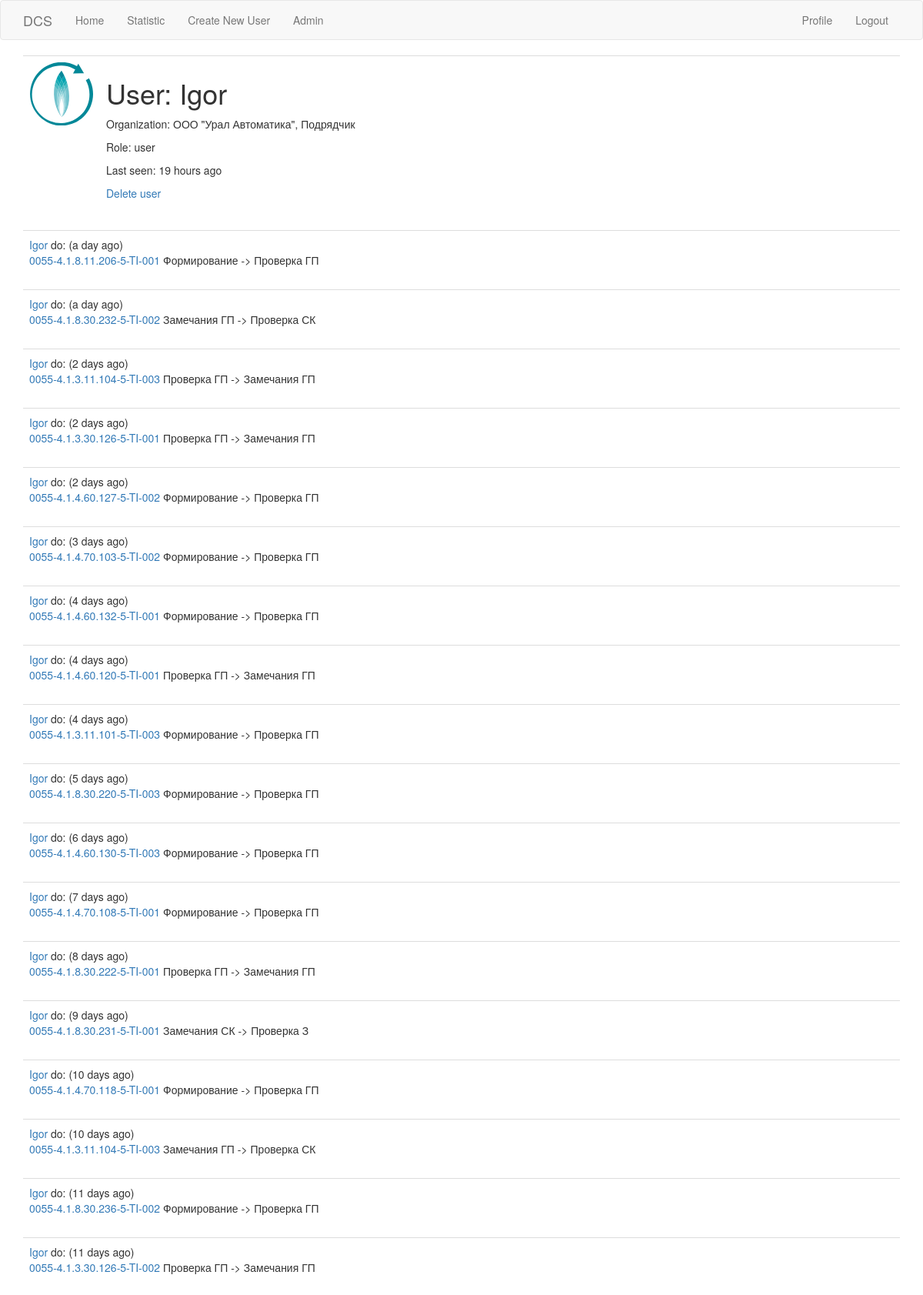
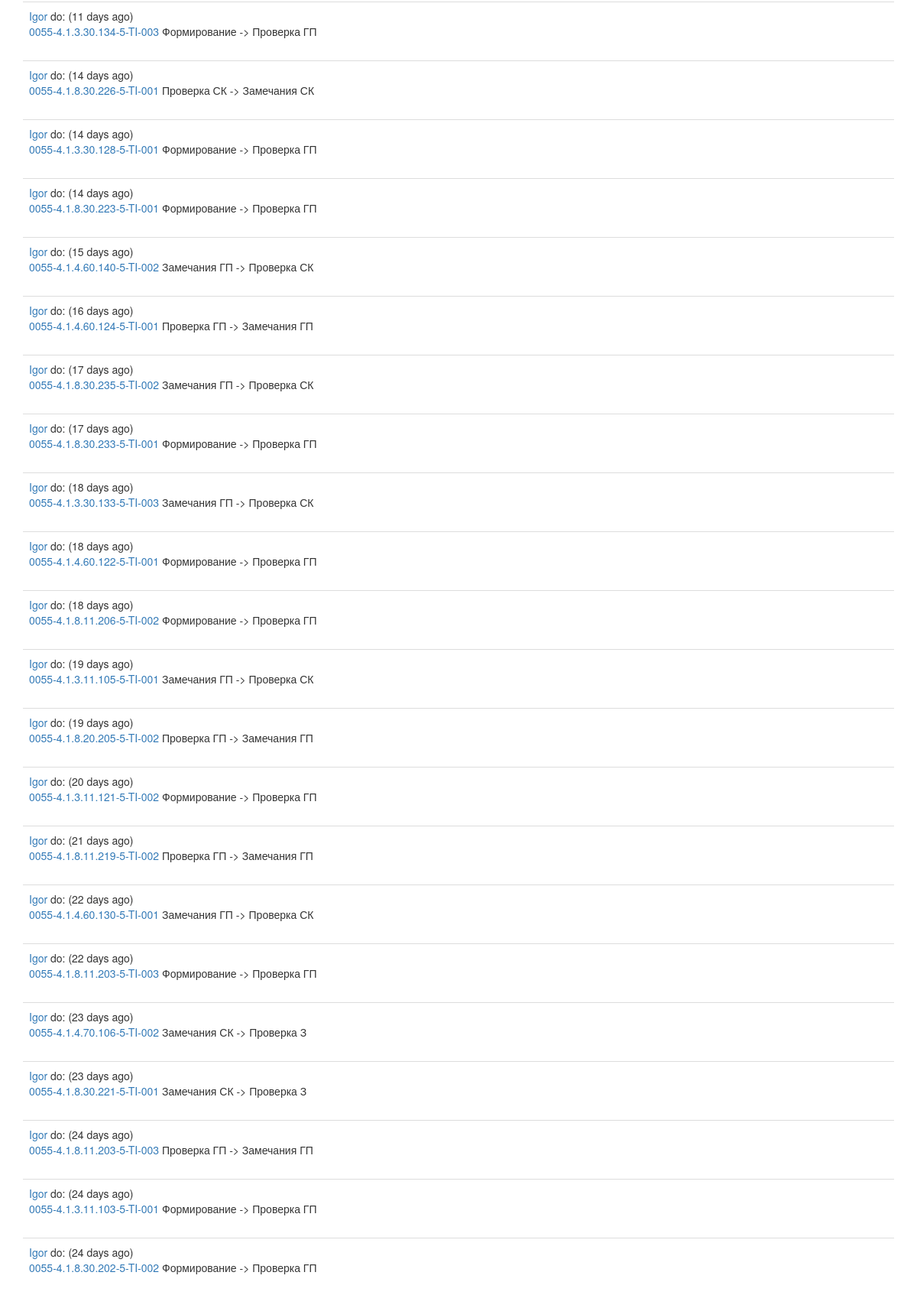
Screenshot of /user/Igor (signed in, upper part) with the database file from the repository (2 pictures, top to bottom).
### app/models.py (models this page shows, shortened)
class User(UserMixin, db.Model):
    id = db.Column(db.Integer, primary_key=True)
    username = db.Column(db.String(64), index=True, unique=True)
    email = db.Column(db.String(120), index=True, unique=True)
    telegram_id = db.Column(db.Integer)
    password_hash = db.Column(db.String(128))
    last_seen = db.Column(db.DateTime, default=datetime.utcnow)
    user_role_id = db.Column(db.Integer, db.ForeignKey('role.id'))
    user_company_id = db.Column(db.Integer, db.ForeignKey('company.id'))
    actions = db.relationship('Action', backref='author', lazy='dynamic')
    def has_role(self, role):
        return role == Role.query.get(self.user_role_id).role_name

class Company(db.Model):
    id = db.Column(db.Integer, primary_key=True)
    org_full_name = db.Column(db.String(120), nullable=False)
    org_short_name = db.Column(db.String(20), nullable=False)
    org_type = db.Column(db.String(20), nullable=False)
    books = db.relationship('Book', backref='company', lazy='dynamic')
    users = db.relationship('User', backref='company', lazy='dynamic')

class Role(db.Model):
    id = db.Column(db.Integer, primary_key=True)
    role_name = db.Column(db.String(30), nullable=False)
    users = db.relationship('User', backref='access_role', lazy='dynamic')

class Action(db.Model):
    id = db.Column(db.Integer, primary_key=True)
    action = db.Column(db.String(140))
    timestamp = db.Column(db.DateTime, index=True, default=datetime.utcnow())
    location = db.Column(db.String(30))
    old_status_id = db.Column(db.Integer, db.ForeignKey('book_status.id'))
    new_status_id = db.Column(db.Integer, db.ForeignKey('book_status.id'))
    user_id = db.Column(db.Integer, db.ForeignKey('user.id'))
    book_id = db.Column(db.Integer, db.ForeignKey('book.id'))
    old_status = db.relationship('BookStatus', foreign_keys=[old_status_id])
    new_status = db.relationship('BookStatus', foreign_keys=[new_status_id])

class Book(db.Model):
    id = db.Column(db.Integer, primary_key=True)
    qr_id = db.Column(db.String(20), index=True, unique=True)
    real_id = db.Column(db.String(140))
    company_id = db.Column(db.Integer, db.ForeignKey('company.id'))
    status_id = db.Column(db.Integer, db.ForeignKey('book_status.id'))
    actions = db.relationship('Action', backref='book', lazy='dynamic')

### app/routes.py (the view)
@app.route('/user/<username>')
@login_required
def user(username):
    user = User.query.filter_by(username=username).first_or_404()
    page = request.args.get('page', 1, type=int)
    actions = user.actions.order_by(Action.timestamp.desc()).paginate(page, app.config['ACTIONS_PER_PAGE'], False)
    next_url = url_for('user', username=user.username, page=actions.next_num) if actions.has_next else None
    prev_url = url_for('user', username=user.username, page=actions.prev_num) if actions.has_prev else None
    return render_template('user.html', user=user, actions=actions.items, title=username,
                           next_url=next_url, prev_url=prev_url)

### app/models.py (called while the page is built)
@login.user_loader
def load_user(id):
    return User.query.get(int(id))

### app/routes.py (called while the page is built)
@app.before_request
def before_request():
    if current_user.is_authenticated:
        current_user.last_seen = datetime.utcnow()
        db.session.commit()

### app/templates/user.html (shortened to what this page needs)
{% extends "base.html" %}
{% block app_content %}
    <table class="table table-hover">
        <tr>
            <td width="100px"><img src="../static/nipi.svg" alt="" ></td>
            <td>
                <h1>User: {{ user.username }}</h1>
                {% if user.company %}<p>Organization: {{ user.company.org_full_name }}, {{ user.company.org_type }}</p>{% endif %}
                {% if user.access_role %}<p>Role: {{ user.access_role.role_name }}</p>{% endif %}
                {% if user.last_seen %}<p>Last seen: {{ moment(user.last_seen).fromNow() }}</p>{% endif %}
                {% if user == current_user %}
                <p><a href="{{ url_for('edit_profile') }}">Edit your profile</a></p>
                {% elif current_user.access_role.role_name == 'admin' %}
                <p><a href="{{ url_for('delete_user', username=user.username) }}">Delete user</a></p>
                {% endif %}
            </td>
        </tr>
    </table>
    {% if actions %}
        {% for action in actions %}
            {% include '_action.html' %}
        {% endfor %}
    {% else %}
        <h3 class="text-center text-muted bg-warning col-md-4 col-md-offset-4">{% if user == current_user %}You{% else %}{{ user.username }}{% endif %} has no actions</h3>
    {% endif %}
{% endblock %}

### app/templates/_action.html
<table class="table table-hover">
    <tr>
        <td>
            <a href="{{ url_for('user', username=action.author.username) }}">{{ action.author.username }}</a> do: ({{ moment(action.timestamp).fromNow() }})
            <br><a href="{{ url_for('book', book_qr_id=action.book.qr_id) }}">{{ action.book.real_id  }}</a> {{ action.action }}
        </td>
    </tr>
</table>

### rows the page displays
User: username "Igor", last_seen "19 hours ago"
Company: company.org_full_name "ООО \"Урал Автоматика\"", company.org_type "Подрядчик"
Role: access_role.role_name "user"
Action: author.username "Igor", timestamp "a day ago", book.real_id "0055-4.1.8.11.206-5-TI-001", action "Формирование -> Проверка ГП"
Action: author.username "Igor", timestamp "a day ago", book.real_id "0055-4.1.8.30.232-5-TI-002", action "Замечания ГП -> Проверка СК"
Action: author.username "Igor", timestamp "2 days ago", book.real_id "0055-4.1.3.11.104-5-TI-003", action "Проверка ГП -> Замечания ГП"
Action: author.username "Igor", timestamp "2 days ago", book.real_id "0055-4.1.3.30.126-5-TI-001", action "Проверка ГП -> Замечания ГП"
Action: author.username "Igor", timestamp "2 days ago", book.real_id "0055-4.1.4.60.127-5-TI-002", action "Формирование -> Проверка ГП"
Action: author.username "Igor", timestamp "3 days ago", book.real_id "0055-4.1.4.70.103-5-TI-002", action "Формирование -> Проверка ГП"
Action: author.username "Igor", timestamp "4 days ago", book.real_id "0055-4.1.4.60.132-5-TI-001", action "Формирование -> Проверка ГП"
Action: author.username "Igor", timestamp "4 days ago", book.real_id "0055-4.1.4.60.120-5-TI-001", action "Проверка ГП -> Замечания ГП"
Action: author.username "Igor", timestamp "4 days ago", book.real_id "0055-4.1.3.11.101-5-TI-003", action "Формирование -> Проверка ГП"
Action: author.username "Igor", timestamp "5 days ago", book.real_id "0055-4.1.8.30.220-5-TI-003", action "Формирование -> Проверка ГП"
Action: author.username "Igor", timestamp "6 days ago", book.real_id "0055-4.1.4.60.130-5-TI-003", action "Формирование -> Проверка ГП"
Action: author.username "Igor", timestamp "7 days ago", book.real_id "0055-4.1.4.70.108-5-TI-001", action "Формирование -> Проверка ГП"
Action: author.username "Igor", timestamp "8 days ago", book.real_id "0055-4.1.8.30.222-5-TI-001", action "Проверка ГП -> Замечания ГП"
Action: author.username "Igor", timestamp "9 days ago", book.real_id "0055-4.1.8.30.231-5-TI-001", action "Замечания СК -> Проверка З"
Action: author.username "Igor", timestamp "10 days ago", book.real_id "0055-4.1.4.70.118-5-TI-001", action "Формирование -> Проверка ГП"
Action: author.username "Igor", timestamp "10 days ago", book.real_id "0055-4.1.3.11.104-5-TI-003", action "Замечания ГП -> Проверка СК"
Action: author.username "Igor", timestamp "11 days ago", book.real_id "0055-4.1.8.30.236-5-TI-002", action "Формирование -> Проверка ГП"
Action: author.username "Igor", timestamp "11 days ago", book.real_id "0055-4.1.3.30.126-5-TI-002", action "Проверка ГП -> Замечания ГП"
Action: author.username "Igor", timestamp "11 days ago", book.real_id "0055-4.1.3.30.134-5-TI-003", action "Формирование -> Проверка ГП"
Action: author.username "Igor", timestamp "14 days ago", book.real_id "0055-4.1.8.30.226-5-TI-001", action "Проверка СК -> Замечания СК"
Action: author.username "Igor", timestamp "14 days ago", book.real_id "0055-4.1.3.30.128-5-TI-001", action "Формирование -> Проверка ГП"
Action: author.username "Igor", timestamp "14 days ago", book.real_id "0055-4.1.8.30.223-5-TI-001", action "Формирование -> Проверка ГП"
Action: author.username "Igor", timestamp "15 days ago", book.real_id "0055-4.1.4.60.140-5-TI-002", action "Замечания ГП -> Проверка СК"
Action: author.username "Igor", timestamp "16 days ago", book.real_id "0055-4.1.4.60.124-5-TI-001", action "Проверка ГП -> Замечания ГП"
Action: author.username "Igor", timestamp "17 days ago", book.real_id "0055-4.1.8.30.235-5-TI-002", action "Замечания ГП -> Проверка СК"
Action: author.username "Igor", timestamp "17 days ago", book.real_id "0055-4.1.8.30.233-5-TI-001", action "Формирование -> Проверка ГП"
Action: author.username "Igor", timestamp "18 days ago", book.real_id "0055-4.1.3.30.133-5-TI-003", action "Замечания ГП -> Проверка СК"
Action: author.username "Igor", timestamp "18 days ago", book.real_id "0055-4.1.4.60.122-5-TI-001", action "Формирование -> Проверка ГП"
Action: author.username "Igor", timestamp "18 days ago", book.real_id "0055-4.1.8.11.206-5-TI-002", action "Формирование -> Проверка ГП"
Action: author.username "Igor", timestamp "19 days ago", book.real_id "0055-4.1.3.11.105-5-TI-001", action "Замечания ГП -> Проверка СК"
Action: author.username "Igor", timestamp "19 days ago", book.real_id "0055-4.1.8.20.205-5-TI-002", action "Проверка ГП -> Замечания ГП"
Action: author.username "Igor", timestamp "20 days ago", book.real_id "0055-4.1.3.11.121-5-TI-002", action "Формирование -> Проверка ГП"
Action: author.username "Igor", timestamp "21 days ago", book.real_id "0055-4.1.8.11.219-5-TI-002", action "Проверка ГП -> Замечания ГП"
Action: author.username "Igor", timestamp "22 days ago", book.real_id "0055-4.1.4.60.130-5-TI-001", action "Замечания ГП -> Проверка СК"
Action: author.username "Igor", timestamp "22 days ago", book.real_id "0055-4.1.8.11.203-5-TI-003", action "Формирование -> Проверка ГП"
Action: author.username "Igor", timestamp "23 days ago", book.real_id "0055-4.1.4.70.106-5-TI-002", action "Замечания СК -> Проверка З"
Action: author.username "Igor", timestamp "23 days ago", book.real_id "0055-4.1.8.30.221-5-TI-001", action "Замечания СК -> Проверка З"
Action: author.username "Igor", timestamp "24 days ago", book.real_id "0055-4.1.8.11.203-5-TI-003", action "Проверка ГП -> Замечания ГП"
Action: author.username "Igor", timestamp "24 days ago", book.real_id "0055-4.1.3.11.103-5-TI-001", action "Формирование -> Проверка ГП"
Action: author.username "Igor", timestamp "24 days ago", book.real_id "0055-4.1.8.30.202-5-TI-002", action "Формирование -> Проверка ГП"
